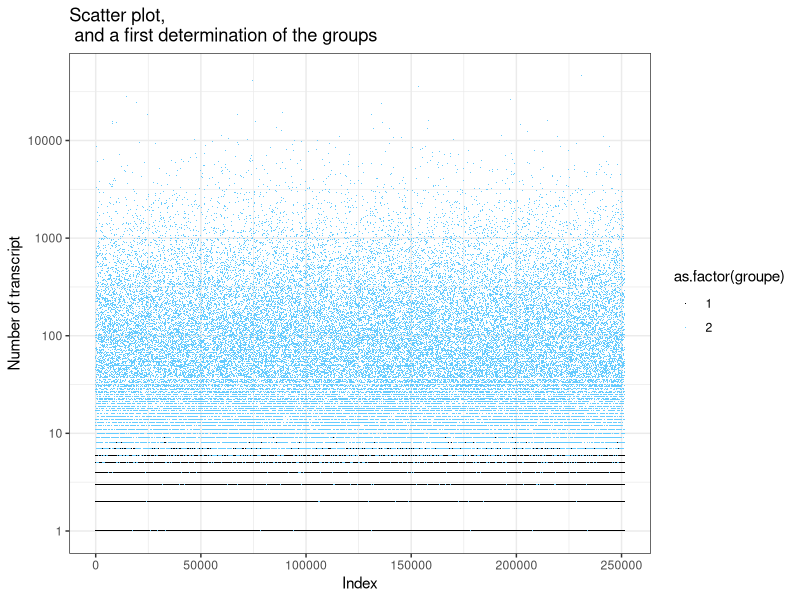

R code for this plot: (Note: this script raises an error after producing the figure.)
library(ggplot2)

## On peut générer un échantillon de notre loi de mélange et tracer son histogramme
taille_echantillon <- 300000
echantillon_hat <- c(rpois(taille_echantillon*0.7966487, 1.6), round(rlnorm(taille_echantillon*0.2033512, 3.8, 1.7)), round(rlnorm(taille_echantillon*1.692031e-07, 3.8+log(2), 1.7)))
echantillon_hat <- as.data.frame(cbind(echantillon_hat, c(rep(1, taille_echantillon*0.7966487), rep(2, taille_echantillon*0.2033512), rep(3, taille_echantillon*1.692031e-07))))
colnames(echantillon_hat) <- c("echantillon", "groupe")
echantillon_hat <- echantillon_hat[which(echantillon_hat$echantillon > 0),]
echantillon_hat <- echantillon_hat[sample(nrow(echantillon_hat)),]

ggplot(echantillon_hat, aes(x = seq_along(echantillon), y = echantillon, color = as.factor(groupe))) +
  geom_point(shape = '.') +
  scale_y_continuous(trans = 'log10') +
  theme_bw() +
  ggtitle("Scatter plot,\n and a first determination of the groups") +
  xlab("Index") + ylab("Number of transcript") +
  scale_color_manual(values=c("black", "#66CCFF", "red"))

ggplot(sum_gene_df, aes(x = seq_along(nb_transcrit), y = nb_transcrit)) +
  geom_point(shape = '.') +
  scale_y_continuous(trans = 'log10') +
  theme_bw() +
  ggtitle("Scatter plot,\n and a first determination of the groups") +
  xlab("Index") + ylab("Number of transcript")

